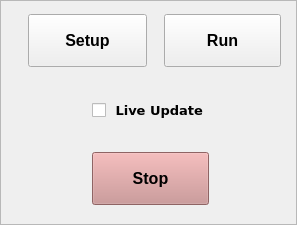
   <widget class="QFrame" name="frame">
    <property name="geometry">
     <rect>
      <x>100</x>
      <y>24</y>
      <width>297</width>
      <height>225</height>
     </rect>
    </property>
    <property name="frameShape">
     <enum>QFrame::StyledPanel</enum>
    </property>
    <property name="frameShadow">
     <enum>QFrame::Raised</enum>
    </property>
    <widget class="QPushButton" name="pushButton_2">
     <property name="geometry">
      <rect>
       <x>28</x>
       <y>14</y>
       <width>119</width>
       <height>53</height>
      </rect>
     </property>
     <property name="font">
      <font>
       <pointsize>12</pointsize>
       <italic>false</italic>
       <bold>true</bold>
      </font>
     </property>
     <property name="text">
      <string>Setup</string>
     </property>
    </widget>
    <widget class="QPushButton" name="pushButton_3">
     <property name="geometry">
      <rect>
       <x>164</x>
       <y>14</y>
       <width>117</width>
       <height>53</height>
      </rect>
     </property>
     <property name="font">
      <font>
       <pointsize>12</pointsize>
       <italic>false</italic>
       <bold>true</bold>
      </font>
     </property>
     <property name="text">
      <string>Run</string>
     </property>
    </widget>
    <widget class="QPushButton" name="pushButton_4">
     <property name="enabled">
      <bool>true</bool>
     </property>
     <property name="geometry">
      <rect>
       <x>92</x>
       <y>152</y>
       <width>117</width>
       <height>53</height>
      </rect>
     </property>
     <property name="palette">
      <palette>
       <active>
        <colorrole role="WindowText">
         <brush brushstyle="SolidPattern">
          <color alpha="255">
           <red>0</red>
           <green>0</green>
           <blue>0</blue>
          </color>
         </brush>
        </colorrole>
        <colorrole role="Button">
         <brush brushstyle="SolidPattern">
          <color alpha="255">
           <red>200</red>
           <green>140</green>
           <blue>140</blue>
          </color>
         </brush>
        </colorrole>
        <colorrole role="Light">
         <brush brushstyle="SolidPattern">
          <color alpha="255">
           <red>255</red>
           <green>112</green>
           <blue>118</blue>
          </color>
         </brush>
        </colorrole>
        <colorrole role="Midlight">
         <brush brushstyle="SolidPattern">
          <color alpha="255">
           <red>239</red>
           <green>69</green>
           <blue>77</blue>
          </color>
         </brush>
        </colorrole>
        <colorrole role="Dark">
         <brush brushstyle="SolidPattern">
          <color alpha="255">
           <red>112</red>
           <green>13</green>
           <blue>18</blue>
          </color>
         </brush>
        </colorrole>
        <colorrole role="Mid">
         <brush brushstyle="SolidPattern">
          <color alpha="255">
           <red>149</red>
           <green>18</green>
           <blue>24</blue>
          </color>
         </brush>
        </colorrole>
        <colorrole role="Text">
         <brush brushstyle="SolidPattern">
          <color alpha="255">
           <red>0</red>
           <green>0</green>
           <blue>0</blue>
          </color>
         </brush>
        </colorrole>
        <colorrole role="BrightText">
         <brush brushstyle="SolidPattern">
          <color alpha="255">
           <red>255</red>
           <green>255</green>
           <blue>255</blue>
          </color>
         </brush>
        </colorrole>
        <colorrole role="ButtonText">
         <brush brushstyle="SolidPattern">
          <color alpha="255">
           <red>0</red>
           <green>0</green>
           <blue>0</blue>
          </color>
         </brush>
        </colorrole>
        <colorrole role="Base">
         <brush brushstyle="SolidPattern">
          <color alpha="255">
           <red>200</red>
           <green>140</green>
           <blue>140</blue>
          </color>
         </brush>
        </colorrole>
        <colorrole role="Window">
         <brush brushstyle="SolidPattern">
          <color alpha="255">
           <red>200</red>
           <green>140</green>
           <blue>140</blue>
          </color>
         </brush>
        </colorrole>
        <colorrole role="Shadow">
         <brush brushstyle="SolidPattern">
          <color alpha="255">
           <red>0</red>
           <green>0</green>
           <blue>0</blue>
          </color>
         </brush>
        </colorrole>
        <colorrole role="AlternateBase">
         <brush brushstyle="SolidPattern">
          <color alpha="255">
           <red>239</red>
           <green>141</green>
           <blue>145</blue>
          </color>
         </brush>
        </colorrole>
        <colorrole role="ToolTipBase">
         <brush brushstyle="SolidPattern">
          <color alpha="255">
           <red>255</red>
           <green>255</green>
           <blue>220</blue>
          </color>
         </brush>
        </colorrole>
        <colorrole role="ToolTipText">
         <brush brushstyle="SolidPattern">
          <color alpha="255">
           <red>0</red>
           <green>0</green>
           <blue>0</blue>
          </color>
         </brush>
        </colorrole>
        <colorrole role="PlaceholderText">
         <brush brushstyle="SolidPattern">
          <color alpha="255">
           <red>0</red>
           <green>0</green>
           <blue>0</blue>
          </color>
         </brush>
        </colorrole>
       </active>
       <inactive>
        <colorrole role="WindowText">
         <brush brushstyle="SolidPattern">
          <color alpha="255">
           <red>0</red>
           <green>0</green>
           <blue>0</blue>
          </color>
         </brush>
        </colorrole>
        <colorrole role="Button">
         <brush brushstyle="SolidPattern">
          <color alpha="255">
           <red>200</red>
           <green>140</green>
           <blue>140</blue>
          </color>
         </brush>
        </colorrole>
        <colorrole role="Light">
         <brush brushstyle="SolidPattern">
          <color alpha="255">
           <red>255</red>
           <green>112</green>
           <blue>118</blue>
          </color>
         </brush>
        </colorrole>
        <colorrole role="Midlight">
         <brush brushstyle="SolidPattern">
          <color alpha="255">
           <red>239</red>
           <green>69</green>
           <blue>77</blue>
          </color>
         </brush>
        </colorrole>
        <colorrole role="Dark">
         <brush brushstyle="SolidPattern">
          <color alpha="255">
           <red>112</red>
           <green>13</green>
           <blue>18</blue>
          </color>
         </brush>
        </colorrole>
        <colorrole role="Mid">
         <brush brushstyle="SolidPattern">
          <color alpha="255">
           <red>149</red>
           <green>18</green>
           <blue>24</blue>
          </color>
         </brush>
        </colorrole>
        <colorrole role="Text">
         <brush brushstyle="SolidPattern">
          <color alpha="255">
           <red>0</red>
           <green>0</green>
           <blue>0</blue>
          </color>
         </brush>
        </colorrole>
        <colorrole role="BrightText">
         <brush brushstyle="SolidPattern">
          <color alpha="255">
           <red>255</red>
           <green>255</green>
           <blue>255</blue>
          </color>
         </brush>
        </colorrole>
        <colorrole role="ButtonText">
         <brush brushstyle="SolidPattern">
          <color alpha="255">
           <red>0</red>
           <green>0</green>
           <blue>0</blue>
          </color>
         </brush>
        </colorrole>
        <colorrole role="Base">
         <brush brushstyle="SolidPattern">
          <color alpha="255">
           <red>200</red>
           <green>140</green>
           <blue>140</blue>
          </color>
         </brush>
        </colorrole>
        <colorrole role="Window">
         <brush brushstyle="SolidPattern">
          <color alpha="255">
           <red>200</red>
           <green>140</green>
           <blue>140</blue>
          </color>
         </brush>
        </colorrole>
        <colorrole role="Shadow">
         <brush brushstyle="SolidPattern">
          <color alpha="255">
           <red>0</red>
           <green>0</green>
           <blue>0</blue>
          </color>
         </brush>
        </colorrole>
        <colorrole role="AlternateBase">
         <brush brushstyle="SolidPattern">
          <color alpha="255">
           <red>239</red>
           <green>141</green>
           <blue>145</blue>
          </color>
         </brush>
        </colorrole>
        <colorrole role="ToolTipBase">
         <brush brushstyle="SolidPattern">
          <color alpha="255">
           <red>255</red>
           <green>255</green>
           <blue>220</blue>
          </color>
         </brush>
        </colorrole>
        <colorrole role="ToolTipText">
         <brush brushstyle="SolidPattern">
          <color alpha="255">
           <red>0</red>
           <green>0</green>
           <blue>0</blue>
          </color>
         </brush>
        </colorrole>
        <colorrole role="PlaceholderText">
         <brush brushstyle="SolidPattern">
          <color alpha="255">
           <red>0</red>
           <green>0</green>
           <blue>0</blue>
          </color>
         </brush>
        </colorrole>
       </inactive>
       <disabled>
        <colorrole role="WindowText">
         <brush brushstyle="SolidPattern">
          <color alpha="255">
           <red>0</red>
           <green>0</green>
           <blue>0</blue>
          </color>
         </brush>
        </colorrole>
        <colorrole role="Button">
         <brush brushstyle="SolidPattern">
          <color alpha="255">
           <red>200</red>
           <green>140</green>
           <blue>140</blue>
          </color>
         </brush>
        </colorrole>
        <colorrole role="Light">
         <brush brushstyle="SolidPattern">
          <color alpha="255">
           <red>255</red>
           <green>112</green>
           <blue>118</blue>
          </color>
         </brush>
        </colorrole>
        <colorrole role="Midlight">
         <brush brushstyle="SolidPattern">
          <color alpha="255">
           <red>239</red>
           <green>69</green>
           <blue>77</blue>
          </color>
         </brush>
        </colorrole>
        <colorrole role="Dark">
         <brush brushstyle="SolidPattern">
          <color alpha="255">
           <red>112</red>
           <green>13</green>
           <blue>18</blue>
          </color>
         </brush>
        </colorrole>
        <colorrole role="Mid">
         <brush brushstyle="SolidPattern">
          <color alpha="255">
           <red>149</red>
           <green>18</green>
           <blue>24</blue>
          </color>
         </brush>
        </colorrole>
        <colorrole role="Text">
         <brush brushstyle="SolidPattern">
          <color alpha="255">
           <red>0</red>
           <green>0</green>
           <blue>0</blue>
          </color>
         </brush>
        </colorrole>
        <colorrole role="BrightText">
         <brush brushstyle="SolidPattern">
          <color alpha="255">
           <red>255</red>
           <green>255</green>
           <blue>255</blue>
          </color>
         </brush>
        </colorrole>
        <colorrole role="ButtonText">
         <brush brushstyle="SolidPattern">
          <color alpha="255">
           <red>0</red>
           <green>0</green>
           <blue>0</blue>
          </color>
         </brush>
        </colorrole>
        <colorrole role="Base">
         <brush brushstyle="SolidPattern">
          <color alpha="255">
           <red>200</red>
           <green>140</green>
           <blue>140</blue>
          </color>
         </brush>
        </colorrole>
        <colorrole role="Window">
         <brush brushstyle="SolidPattern">
          <color alpha="255">
           <red>200</red>
           <green>140</green>
           <blue>140</blue>
          </color>
         </brush>
        </colorrole>
        <colorrole role="Shadow">
         <brush brushstyle="SolidPattern">
          <color alpha="255">
           <red>0</red>
           <green>0</green>
           <blue>0</blue>
          </color>
         </brush>
        </colorrole>
        <colorrole role="AlternateBase">
         <brush brushstyle="SolidPattern">
          <color alpha="255">
           <red>224</red>
           <green>27</green>
           <blue>36</blue>
          </color>
         </brush>
        </colorrole>
        <colorrole role="ToolTipBase">
         <brush brushstyle="SolidPattern">
          <color alpha="255">
           <red>255</red>
           <green>255</green>
           <blue>220</blue>
          </color>
         </brush>
        </colorrole>
        <colorrole role="ToolTipText">
         <brush brushstyle="SolidPattern">
          <color alpha="255">
           <red>0</red>
           <green>0</green>
           <blue>0</blue>
          </color>
         </brush>
        </colorrole>
        <colorrole role="PlaceholderText">
         <brush brushstyle="SolidPattern">
          <color alpha="255">
           <red>0</red>
           <green>0</green>
           <blue>0</blue>
          </color>
         </brush>
        </colorrole>
       </disabled>
      </palette>
     </property>
     <property name="font">
      <font>
       <pointsize>12</pointsize>
       <italic>false</italic>
       <bold>true</bold>
      </font>
     </property>
     <property name="text">
      <string>Stop</string>
     </property>
    </widget>
    <widget class="QCheckBox" name="checkBox">
     <property name="geometry">
      <rect>
       <x>92</x>
       <y>90</y>
       <width>117</width>
       <height>41</height>
      </rect>
     </property>
     <property name="font">
      <font>
       <family>DejaVu Sans</family>
       <pointsize>10</pointsize>
       <bold>true</bold>
      </font>
     </property>
     <property name="text">
      <string> Live Update</string>
     </property>
    </widget>
   </widget>
